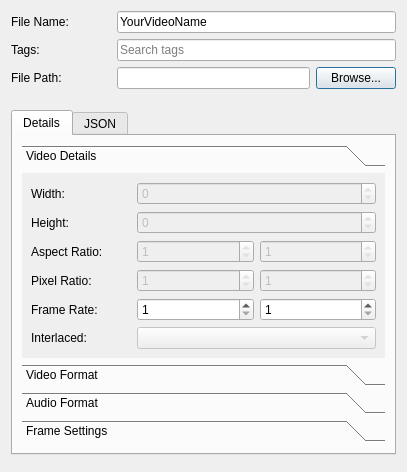
<?xml version="1.0" encoding="UTF-8"?>
<ui version="4.0">
 <class>Dialog</class>
 <widget class="QDialog" name="Dialog">
  <property name="geometry">
   <rect>
    <x>0</x>
    <y>0</y>
    <width>407</width>
    <height>446</height>
   </rect>
  </property>
  <property name="sizePolicy">
   <sizepolicy hsizetype="Preferred" vsizetype="Preferred">
    <horstretch>0</horstretch>
    <verstretch>0</verstretch>
   </sizepolicy>
  </property>
  <property name="windowTitle">
   <string>File Properties</string>
  </property>
  <property name="windowIcon">
   <iconset resource="../../../images/openshot.qrc">
    <normaloff>:/openshot.svg</normaloff>:/openshot.svg</iconset>
  </property>
  <property name="autoFillBackground">
   <bool>false</bool>
  </property>
  <layout class="QGridLayout" name="gridLayout">
   <item row="0" column="0">
    <layout class="QVBoxLayout" name="verticalLayout">
     <item>
      <layout class="QHBoxLayout" name="horizontalLayout_3">
       <item>
        <widget class="QLabel" name="lblFileName">
         <property name="minimumSize">
          <size>
           <width>100</width>
           <height>0</height>
          </size>
         </property>
         <property name="text">
          <string>File Name:</string>
         </property>
        </widget>
       </item>
       <item>
        <widget class="QLineEdit" name="txtFileName">
         <property name="text">
          <string>YourVideoName</string>
         </property>
         <property name="placeholderText">
          <string>Name of file</string>
         </property>
        </widget>
       </item>
      </layout>
     </item>
     <item>
      <layout class="QHBoxLayout" name="horizontalLayout_2">
       <property name="topMargin">
        <number>0</number>
       </property>
       <item>
        <widget class="QLabel" name="lblTags">
         <property name="minimumSize">
          <size>
           <width>100</width>
           <height>0</height>
          </size>
         </property>
         <property name="text">
          <string>Tags:</string>
         </property>
        </widget>
       </item>
       <item>
        <widget class="QLineEdit" name="txtTags">
         <property name="placeholderText">
          <string>Search tags</string>
         </property>
        </widget>
       </item>
      </layout>
     </item>
     <item>
      <layout class="QHBoxLayout" name="horizontalLayout_4">
       <property name="bottomMargin">
        <number>15</number>
       </property>
       <item>
        <widget class="QLabel" name="lblFilePath">
         <property name="minimumSize">
          <size>
           <width>100</width>
           <height>0</height>
          </size>
         </property>
         <property name="text">
          <string>File Path:</string>
         </property>
        </widget>
       </item>
       <item>
        <widget class="QLineEdit" name="txtFilePath">
         <property name="enabled">
          <bool>true</bool>
         </property>
         <property name="readOnly">
          <bool>false</bool>
         </property>
        </widget>
       </item>
       <item>
        <widget class="QPushButton" name="btnBrowse">
         <property name="text">
          <string>Browse...</string>
         </property>
        </widget>
       </item>
      </layout>
     </item>
    </layout>
   </item>
   <item row="4" column="0">
    <widget class="QDialogButtonBox" name="buttonBox"/>
   </item>
   <item row="2" column="0" rowspan="2">
    <widget class="QTabWidget" name="tabWidget">
     <property name="sizePolicy">
      <sizepolicy hsizetype="Preferred" vsizetype="Preferred">
       <horstretch>0</horstretch>
       <verstretch>0</verstretch>
      </sizepolicy>
     </property>
     <property name="autoFillBackground">
      <bool>false</bool>
     </property>
     <property name="styleSheet">
      <string notr="true"/>
     </property>
     <property name="tabShape">
      <enum>QTabWidget::Rounded</enum>
     </property>
     <property name="currentIndex">
      <number>0</number>
     </property>
     <property name="documentMode">
      <bool>false</bool>
     </property>
     <widget class="QWidget" name="Details">
      <attribute name="title">
       <string>Details</string>
      </attribute>
      <layout class="QGridLayout" name="gridLayout_3">
       <item row="1" column="0">
        <spacer name="verticalSpacer">
         <property name="orientation">
          <enum>Qt::Vertical</enum>
         </property>
         <property name="sizeHint" stdset="0">
          <size>
           <width>20</width>
           <height>40</height>
          </size>
         </property>
        </spacer>
       </item>
       <item row="0" column="0">
        <widget class="QToolBox" name="toolBox">
         <property name="sizePolicy">
          <sizepolicy hsizetype="Preferred" vsizetype="MinimumExpanding">
           <horstretch>0</horstretch>
           <verstretch>0</verstretch>
          </sizepolicy>
         </property>
         <property name="frameShape">
          <enum>QFrame::NoFrame</enum>
         </property>
         <property name="frameShadow">
          <enum>QFrame::Plain</enum>
         </property>
         <property name="lineWidth">
          <number>0</number>
         </property>
         <property name="currentIndex">
          <number>0</number>
         </property>
         <widget class="QWidget" name="pageVideoDetails">
          <property name="geometry">
           <rect>
            <x>0</x>
            <y>0</y>
            <width>367</width>
            <height>245</height>
           </rect>
          </property>
          <property name="sizePolicy">
           <sizepolicy hsizetype="Preferred" vsizetype="Preferred">
            <horstretch>0</horstretch>
            <verstretch>0</verstretch>
           </sizepolicy>
          </property>
          <attribute name="label">
           <string>Video Details</string>
          </attribute>
          <layout class="QGridLayout" name="gridLayout_5">
           <property name="sizeConstraint">
            <enum>QLayout::SetNoConstraint</enum>
           </property>
           <item row="1" column="0">
            <layout class="QHBoxLayout" name="horizontalLayout_10">
             <item>
              <widget class="QLabel" name="lblHeight">
               <property name="minimumSize">
                <size>
                 <width>100</width>
                 <height>0</height>
                </size>
               </property>
               <property name="text">
                <string>Height:</string>
               </property>
              </widget>
             </item>
             <item>
              <widget class="QSpinBox" name="txtHeight">
               <property name="enabled">
                <bool>false</bool>
               </property>
               <property name="sizePolicy">
                <sizepolicy hsizetype="Expanding" vsizetype="Fixed">
                 <horstretch>0</horstretch>
                 <verstretch>0</verstretch>
                </sizepolicy>
               </property>
               <property name="readOnly">
                <bool>true</bool>
               </property>
               <property name="minimum">
                <number>0</number>
               </property>
               <property name="maximum">
                <number>9999</number>
               </property>
               <property name="value">
                <number>0</number>
               </property>
              </widget>
             </item>
            </layout>
           </item>
           <item row="3" column="0">
            <layout class="QHBoxLayout" name="horizontalLayout_12">
             <item>
              <widget class="QLabel" name="lblAspectRatio">
               <property name="minimumSize">
                <size>
                 <width>100</width>
                 <height>0</height>
                </size>
               </property>
               <property name="text">
                <string>Aspect Ratio:</string>
               </property>
              </widget>
             </item>
             <item>
              <widget class="QSpinBox" name="txtAspectRatioNum">
               <property name="enabled">
                <bool>false</bool>
               </property>
               <property name="sizePolicy">
                <sizepolicy hsizetype="Expanding" vsizetype="Fixed">
                 <horstretch>0</horstretch>
                 <verstretch>0</verstretch>
                </sizepolicy>
               </property>
               <property name="readOnly">
                <bool>true</bool>
               </property>
               <property name="minimum">
                <number>1</number>
               </property>
               <property name="maximum">
                <number>2147483647</number>
               </property>
              </widget>
             </item>
             <item>
              <widget class="QSpinBox" name="txtAspectRatioDen">
               <property name="enabled">
                <bool>false</bool>
               </property>
               <property name="sizePolicy">
                <sizepolicy hsizetype="Expanding" vsizetype="Fixed">
                 <horstretch>0</horstretch>
                 <verstretch>0</verstretch>
                </sizepolicy>
               </property>
               <property name="readOnly">
                <bool>true</bool>
               </property>
               <property name="minimum">
                <number>1</number>
               </property>
               <property name="maximum">
                <number>2147483647</number>
               </property>
              </widget>
             </item>
            </layout>
           </item>
           <item row="4" column="0">
            <layout class="QHBoxLayout" name="horizontalLayout_13">
             <item>
              <widget class="QLabel" name="lblPixelRatio">
               <property name="minimumSize">
                <size>
                 <width>100</width>
                 <height>0</height>
                </size>
               </property>
               <property name="text">
                <string>Pixel Ratio:</string>
               </property>
              </widget>
             </item>
             <item>
              <widget class="QSpinBox" name="txtPixelRatioNum">
               <property name="enabled">
                <bool>false</bool>
               </property>
               <property name="sizePolicy">
                <sizepolicy hsizetype="Expanding" vsizetype="Fixed">
                 <horstretch>0</horstretch>
                 <verstretch>0</verstretch>
                </sizepolicy>
               </property>
               <property name="readOnly">
                <bool>true</bool>
               </property>
               <property name="minimum">
                <number>1</number>
               </property>
               <property name="maximum">
                <number>2147483647</number>
               </property>
              </widget>
             </item>
             <item>
              <widget class="QSpinBox" name="txtPixelRatioDen">
               <property name="enabled">
                <bool>false</bool>
               </property>
               <property name="sizePolicy">
                <sizepolicy hsizetype="Expanding" vsizetype="Fixed">
                 <horstretch>0</horstretch>
                 <verstretch>0</verstretch>
                </sizepolicy>
               </property>
               <property name="readOnly">
                <bool>true</bool>
               </property>
               <property name="minimum">
                <number>1</number>
               </property>
               <property name="maximum">
                <number>2147483647</number>
               </property>
              </widget>
             </item>
            </layout>
           </item>
           <item row="5" column="0">
            <layout class="QHBoxLayout" name="horizontalLayout_14">
             <item>
              <widget class="QLabel" name="lblFrameRate">
               <property name="minimumSize">
                <size>
                 <width>100</width>
                 <height>0</height>
                </size>
               </property>
               <property name="text">
                <string>Frame Rate:</string>
               </property>
              </widget>
             </item>
             <item>
              <widget class="QSpinBox" name="txtFrameRateNum">
               <property name="sizePolicy">
                <sizepolicy hsizetype="Expanding" vsizetype="Fixed">
                 <horstretch>0</horstretch>
                 <verstretch>0</verstretch>
                </sizepolicy>
               </property>
               <property name="minimum">
                <number>1</number>
               </property>
               <property name="maximum">
                <number>99999</number>
               </property>
              </widget>
             </item>
             <item>
              <widget class="QSpinBox" name="txtFrameRateDen">
               <property name="sizePolicy">
                <sizepolicy hsizetype="Expanding" vsizetype="Fixed">
                 <horstretch>0</horstretch>
                 <verstretch>0</verstretch>
                </sizepolicy>
               </property>
               <property name="minimum">
                <number>1</number>
               </property>
               <property name="maximum">
                <number>9999</number>
               </property>
              </widget>
             </item>
            </layout>
           </item>
           <item row="6" column="0">
            <layout class="QHBoxLayout" name="horizontalLayout_15">
             <property name="bottomMargin">
              <number>0</number>
             </property>
             <item>
              <widget class="QLabel" name="lblInterlaced">
               <property name="minimumSize">
                <size>
                 <width>100</width>
                 <height>0</height>
                </size>
               </property>
               <property name="text">
                <string>Interlaced:</string>
               </property>
              </widget>
             </item>
             <item>
              <widget class="QComboBox" name="cboInterlaced">
               <property name="enabled">
                <bool>false</bool>
               </property>
               <property name="sizePolicy">
                <sizepolicy hsizetype="Expanding" vsizetype="Fixed">
                 <horstretch>0</horstretch>
                 <verstretch>0</verstretch>
                </sizepolicy>
               </property>
              </widget>
             </item>
            </layout>
           </item>
           <item row="0" column="0">
            <layout class="QHBoxLayout" name="horizontalLayout_11">
             <item>
              <widget class="QLabel" name="lblWidth">
               <property name="minimumSize">
                <size>
                 <width>100</width>
                 <height>0</height>
                </size>
               </property>
               <property name="text">
                <string>Width:</string>
               </property>
              </widget>
             </item>
             <item>
              <widget class="QSpinBox" name="txtWidth">
               <property name="enabled">
                <bool>false</bool>
               </property>
               <property name="sizePolicy">
                <sizepolicy hsizetype="Expanding" vsizetype="Fixed">
                 <horstretch>0</horstretch>
                 <verstretch>0</verstretch>
                </sizepolicy>
               </property>
               <property name="readOnly">
                <bool>true</bool>
               </property>
               <property name="minimum">
                <number>0</number>
               </property>
               <property name="maximum">
                <number>9999</number>
               </property>
               <property name="value">
                <number>0</number>
               </property>
              </widget>
             </item>
            </layout>
           </item>
          </layout>
         </widget>
         <widget class="QWidget" name="pageVideoFormat">
          <property name="geometry">
           <rect>
            <x>0</x>
            <y>0</y>
            <width>367</width>
            <height>127</height>
           </rect>
          </property>
          <attribute name="label">
           <string>Video Format</string>
          </attribute>
          <layout class="QGridLayout" name="gridLayout_7">
           <item row="0" column="0">
            <layout class="QHBoxLayout" name="horizontalLayout_17">
             <item>
              <widget class="QLabel" name="lblVideoFormat">
               <property name="minimumSize">
                <size>
                 <width>100</width>
                 <height>0</height>
                </size>
               </property>
               <property name="text">
                <string>Video Format:</string>
               </property>
              </widget>
             </item>
             <item>
              <widget class="QLineEdit" name="txtVideoFormat">
               <property name="enabled">
                <bool>false</bool>
               </property>
               <property name="readOnly">
                <bool>true</bool>
               </property>
               <property name="placeholderText">
                <string>No video stream found</string>
               </property>
              </widget>
             </item>
            </layout>
           </item>
           <item row="1" column="0">
            <layout class="QHBoxLayout" name="horizontalLayout_18">
             <item>
              <widget class="QLabel" name="lblVideoCodec">
               <property name="minimumSize">
                <size>
                 <width>100</width>
                 <height>0</height>
                </size>
               </property>
               <property name="text">
                <string>Video Codec:</string>
               </property>
              </widget>
             </item>
             <item>
              <widget class="QLineEdit" name="txtVideoCodec">
               <property name="enabled">
                <bool>false</bool>
               </property>
               <property name="readOnly">
                <bool>true</bool>
               </property>
               <property name="placeholderText">
                <string>No video stream found</string>
               </property>
              </widget>
             </item>
            </layout>
           </item>
           <item row="2" column="0">
            <layout class="QHBoxLayout" name="horizontalLayout_19">
             <property name="bottomMargin">
              <number>0</number>
             </property>
             <item>
              <widget class="QLabel" name="lblVideoBitrate">
               <property name="minimumSize">
                <size>
                 <width>100</width>
                 <height>0</height>
                </size>
               </property>
               <property name="text">
                <string>Bit Rate / Quality:</string>
               </property>
              </widget>
             </item>
             <item>
              <widget class="QSpinBox" name="txtVideoBitRate">
               <property name="enabled">
                <bool>false</bool>
               </property>
               <property name="sizePolicy">
                <sizepolicy hsizetype="Expanding" vsizetype="Fixed">
                 <horstretch>0</horstretch>
                 <verstretch>0</verstretch>
                </sizepolicy>
               </property>
               <property name="readOnly">
                <bool>true</bool>
               </property>
               <property name="maximum">
                <number>99999999</number>
               </property>
              </widget>
             </item>
            </layout>
           </item>
          </layout>
         </widget>
         <widget class="QWidget" name="pageAudioFormat">
          <property name="geometry">
           <rect>
            <x>0</x>
            <y>0</y>
            <width>367</width>
            <height>205</height>
           </rect>
          </property>
          <attribute name="label">
           <string>Audio Format</string>
          </attribute>
          <layout class="QGridLayout" name="gridLayout_8">
           <item row="1" column="0">
            <layout class="QHBoxLayout" name="layoutAudio_SampleRate">
             <item>
              <widget class="QLabel" name="lblSampleRate">
               <property name="minimumSize">
                <size>
                 <width>100</width>
                 <height>0</height>
                </size>
               </property>
               <property name="text">
                <string>Sample Rate:</string>
               </property>
              </widget>
             </item>
             <item>
              <widget class="QSpinBox" name="txtSampleRate">
               <property name="enabled">
                <bool>false</bool>
               </property>
               <property name="sizePolicy">
                <sizepolicy hsizetype="Expanding" vsizetype="Fixed">
                 <horstretch>0</horstretch>
                 <verstretch>0</verstretch>
                </sizepolicy>
               </property>
               <property name="readOnly">
                <bool>true</bool>
               </property>
               <property name="minimum">
                <number>0</number>
               </property>
               <property name="maximum">
                <number>128000</number>
               </property>
               <property name="value">
                <number>0</number>
               </property>
              </widget>
             </item>
            </layout>
           </item>
           <item row="0" column="0">
            <layout class="QHBoxLayout" name="layoutAudio_Codec">
             <item>
              <widget class="QLabel" name="lblAudioCodec">
               <property name="minimumSize">
                <size>
                 <width>100</width>
                 <height>0</height>
                </size>
               </property>
               <property name="text">
                <string>Audio Codec:</string>
               </property>
              </widget>
             </item>
             <item>
              <widget class="QLineEdit" name="txtAudioCodec">
               <property name="enabled">
                <bool>false</bool>
               </property>
               <property name="readOnly">
                <bool>true</bool>
               </property>
               <property name="placeholderText">
                <string>No audio stream found</string>
               </property>
              </widget>
             </item>
            </layout>
           </item>
           <item row="4" column="0">
            <layout class="QHBoxLayout" name="layoutAudio_Bitrate">
             <item>
              <widget class="QLabel" name="lblAudioBitrate">
               <property name="minimumSize">
                <size>
                 <width>100</width>
                 <height>0</height>
                </size>
               </property>
               <property name="text">
                <string>Bit Rate / Quality:</string>
               </property>
              </widget>
             </item>
             <item>
              <widget class="QSpinBox" name="txtAudioBitRate">
               <property name="enabled">
                <bool>false</bool>
               </property>
               <property name="sizePolicy">
                <sizepolicy hsizetype="Expanding" vsizetype="Fixed">
                 <horstretch>0</horstretch>
                 <verstretch>0</verstretch>
                </sizepolicy>
               </property>
               <property name="readOnly">
                <bool>true</bool>
               </property>
               <property name="maximum">
                <number>99999999</number>
               </property>
              </widget>
             </item>
            </layout>
           </item>
           <item row="2" column="0">
            <layout class="QHBoxLayout" name="layoutAudio_Channels">
             <item>
              <widget class="QLabel" name="lblChannels">
               <property name="minimumSize">
                <size>
                 <width>100</width>
                 <height>0</height>
                </size>
               </property>
               <property name="text">
                <string># of Channels:</string>
               </property>
              </widget>
             </item>
             <item>
              <widget class="QSpinBox" name="txtChannels">
               <property name="enabled">
                <bool>false</bool>
               </property>
               <property name="sizePolicy">
                <sizepolicy hsizetype="Expanding" vsizetype="Fixed">
                 <horstretch>0</horstretch>
                 <verstretch>0</verstretch>
                </sizepolicy>
               </property>
               <property name="readOnly">
                <bool>true</bool>
               </property>
               <property name="minimum">
                <number>0</number>
               </property>
               <property name="maximum">
                <number>9</number>
               </property>
               <property name="value">
                <number>0</number>
               </property>
              </widget>
             </item>
            </layout>
           </item>
           <item row="3" column="0">
            <layout class="QHBoxLayout" name="layoutAudio_ChannelLayout">
             <property name="topMargin">
              <number>0</number>
             </property>
             <item>
              <widget class="QLabel" name="lblChannelLayout">
               <property name="minimumSize">
                <size>
                 <width>100</width>
                 <height>0</height>
                </size>
               </property>
               <property name="text">
                <string>Channel Layout:</string>
               </property>
              </widget>
             </item>
             <item>
              <widget class="QComboBox" name="cboChannelLayout">
               <property name="enabled">
                <bool>false</bool>
               </property>
               <property name="sizePolicy">
                <sizepolicy hsizetype="Expanding" vsizetype="Fixed">
                 <horstretch>0</horstretch>
                 <verstretch>0</verstretch>
                </sizepolicy>
               </property>
              </widget>
             </item>
            </layout>
           </item>
          </layout>
         </widget>
         <widget class="QWidget" name="pageFrameSettings">
          <property name="geometry">
           <rect>
            <x>0</x>
            <y>0</y>
            <width>367</width>
            <height>90</height>
           </rect>
          </property>
          <attribute name="label">
           <string>Frame Settings</string>
          </attribute>
          <layout class="QGridLayout" name="gridLayout_4">
           <item row="1" column="0">
            <layout class="QHBoxLayout" name="horizontalLayout">
             <item>
              <widget class="QLabel" name="lblEndFrame">
               <property name="minimumSize">
                <size>
                 <width>100</width>
                 <height>0</height>
                </size>
               </property>
               <property name="text">
                <string>End Frame:</string>
               </property>
              </widget>
             </item>
             <item>
              <widget class="QSpinBox" name="txtEndFrame">
               <property name="sizePolicy">
                <sizepolicy hsizetype="Expanding" vsizetype="Fixed">
                 <horstretch>0</horstretch>
                 <verstretch>0</verstretch>
                </sizepolicy>
               </property>
               <property name="minimum">
                <number>1</number>
               </property>
               <property name="maximum">
                <number>99999999</number>
               </property>
              </widget>
             </item>
            </layout>
           </item>
           <item row="0" column="0">
            <layout class="QHBoxLayout" name="horizontalLayout_5">
             <item>
              <widget class="QLabel" name="lblStartFrame">
               <property name="sizePolicy">
                <sizepolicy hsizetype="Preferred" vsizetype="Preferred">
                 <horstretch>0</horstretch>
                 <verstretch>0</verstretch>
                </sizepolicy>
               </property>
               <property name="minimumSize">
                <size>
                 <width>100</width>
                 <height>0</height>
                </size>
               </property>
               <property name="text">
                <string>Start Frame:</string>
               </property>
              </widget>
             </item>
             <item>
              <widget class="QSpinBox" name="txtStartFrame">
               <property name="sizePolicy">
                <sizepolicy hsizetype="Expanding" vsizetype="Fixed">
                 <horstretch>0</horstretch>
                 <verstretch>0</verstretch>
                </sizepolicy>
               </property>
               <property name="minimum">
                <number>1</number>
               </property>
               <property name="maximum">
                <number>99999999</number>
               </property>
              </widget>
             </item>
            </layout>
           </item>
          </layout>
         </widget>
        </widget>
       </item>
      </layout>
     </widget>
     <widget class="QWidget" name="Output">
      <attribute name="title">
       <string>JSON</string>
      </attribute>
      <layout class="QGridLayout" name="gridLayout_3">
       <item row="0" column="0">
        <widget class="QTextEdit" name="txtOutput">
         <property name="geometry">
         <rect>
          <x>0</x>
          <y>0</y>
          <width>391</width>
          <height>411</height>
         </rect>
        </property>
         <property name="sizePolicy">
         <sizepolicy hsizetype="Expanding" vsizetype="Expanding">
          <horstretch>1</horstretch>
          <verstretch>1</verstretch>
         </sizepolicy>
        </property>
         <property name="sizeAdjustPolicy">
         <enum>QAbstractScrollArea::AdjustToContents</enum>
        </property>
         <property name="undoRedoEnabled">
         <bool>false</bool>
        </property>
         <property name="lineWrapMode">
          <enum>QTextEdit::NoWrap</enum>
         </property>
         <property name="readOnly">
          <bool>true</bool>
         </property>
         <property name="textInteractionFlags">
          <set>Qt::TextSelectableByKeyboard|Qt::TextSelectableByMouse</set>
         </property>
        </widget>
       </item>
      </layout>
     </widget>
    </widget>
   </item>

  </layout>
 </widget>
 <resources/>
 <connections>
  <connection>
   <sender>buttonBox</sender>
   <signal>accepted()</signal>
   <receiver>Dialog</receiver>
   <slot>accept()</slot>
   <hints>
    <hint type="sourcelabel">
     <x>59</x>
     <y>24</y>
    </hint>
    <hint type="destinationlabel">
     <x>249</x>
     <y>170</y>
    </hint>
   </hints>
  </connection>
  <connection>
   <sender>buttonBox</sender>
   <signal>rejected()</signal>
   <receiver>Dialog</receiver>
   <slot>reject()</slot>
   <hints>
    <hint type="sourcelabel">
     <x>59</x>
     <y>24</y>
    </hint>
    <hint type="destinationlabel">
     <x>249</x>
     <y>170</y>
    </hint>
   </hints>
  </connection>
 </connections>
</ui>
